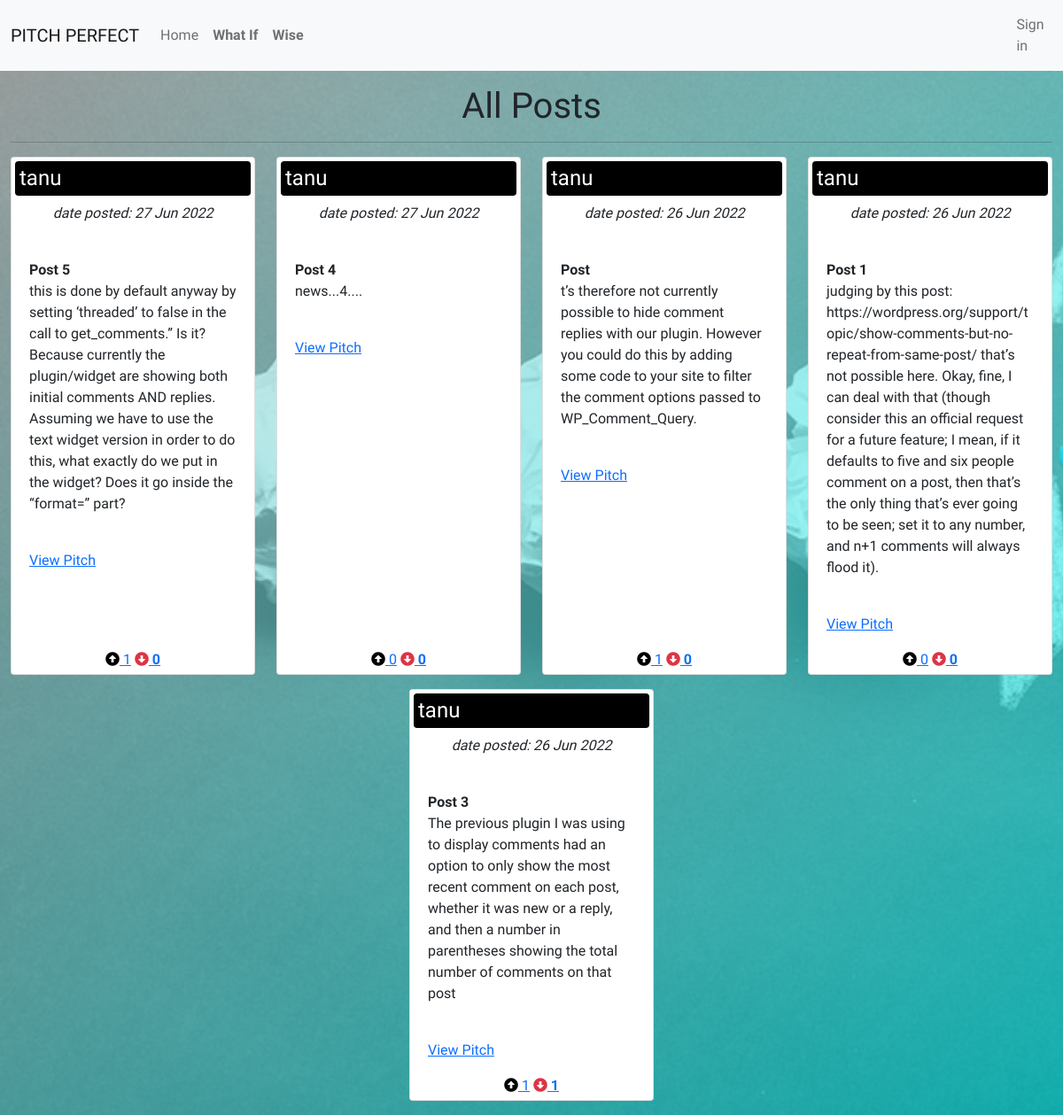
The page / on the database its author committed.
### app/models.py (models this page shows, shortened)
class Pitch(db.Model):
    __tablename__ = 'pitches'
    id = db.Column(db.Integer,primary_key = True)
    title = db.Column(db.String(255))
    content = db.Column(db.String(255))
    posted = db.Column(db.DateTime, index = True, default=datetime.utcnow)
    user_id = db.Column(db.Integer,db.ForeignKey("users.id"))
    category_id = db.Column(db.Integer, db.ForeignKey('categories.id')) #tels alchemy foreign key and is the primary key of roles
    up_vote = db.relationship('UpVote',backref = 'post',lazy = "dynamic")
    comment = db.relationship('Comments',backref = 'post',lazy = "dynamic")
    down_vote = db.relationship('DownVote',backref = 'post',lazy = "dynamic")

class User(UserMixin, db.Model): #arg helps connect  to db
    __tablename__ = 'users' #table name
    id = db.Column(db.Integer, primary_key = True)
    username = db.Column(db.String(255), index = True)
    email = db.Column(db.String(255), unique = True, index = True)
    bio = db.Column(db.String(255))
    profile_pic_path = db.Column(db.String(255))
    pass_secure = db.Column(db.String(255))
    pitch = db.relationship('Pitch',backref = 'user',lazy = "dynamic")
    @property #create write only class property password
    def password(self):
        raise AttributeError('You cannot read the password attribute') #we raise an attribute error to block access to the password property
    @password.setter
    def password(self, password):  #save hash to pass_secure column in database
        self.pass_secure = generate_password_hash(password)

### app/main/views.py (the view)
@main.route('/')
def index():
    pitches = Pitch.query.order_by(Pitch.posted.desc()).all()
    return render_template('index.html', pitches = pitches)

### app/templates/index.html (shortened to what this page needs)
{% extends 'base.html' %}
{% import 'macros.html' as macro%}
{% block main %}
<div class="container-fluid">
    <h1 class="text-center">All Posts</h1>
    <hr>
    <div class="row">
        {{ macro.displayPitches(pitches) }}
    </div>
</div>
{% endblock main %}

### app/templates/macros.html
{% macro displayPitches(pitches) %}
{% for pitch in pitches %}
<div class="col-md-3 mb-3 container">
    <div class="card text-justify p-md-1 h-100">
        <strong>
            <h4 class="card text-white bg-black p-1">{{pitch.user.username}}</h4>
        </strong>
        <em class="text-center p-0.2"> date posted: {{pitch.posted.strftime("%d %b %Y")}}</em>
        <br>
        <div class="card-body">
            <strong>{{pitch.title}}</strong>
            <br>
            <p>{{pitch.content}}</p>
            <br>
            <a href="{{url_for('main.pitch', id = pitch.id)}}">View Pitch</a>
        </div>
        <div class="m-lg-auto">
            <a href="{{url_for('main.upVote', id = pitch.id)}}"><i class="fas fa-arrow-alt-circle-up text-black"></i>
                <span>{{pitch.up_vote.count()}}</span></a>
            <a href="{{url_for('main.downVote', id = pitch.id)}}"> <i
                    class="fas fa-arrow-alt-circle-down text-danger"></i>
                <span><strong>{{pitch.down_vote.count()}}</strong></span></a>
        </div>
    </div>
</div>
<br>
{% endfor %}
{% endmacro %}

### app/static/css/style.css (style rules this page uses)
* { margin: 0; padding: 0; font-family: 'Exo 2', sans-serif; box-sizing: border-box; text-decoration: none; border: none; transition: all .3s linear; }
html { overflow-x: hidden; }
body { background: linear-gradient(135deg, rgba(202, 202, 202, 0.6), rgba(0, 255, 255, 0.600)), url("../img/bgg.jpg"); background-size: cover; }

### rows shown on the page
Pitch: user.username "tanu", posted "27 Jun 2022", title "Post 5", content "this is done by default anyway by setting ‘threaded’ to false in the call to get_comments.” Is it? Because currently the plugin/widget are showing both initial comments AND replies. Assuming we have to use the text widget version in order to do this, what exactly do we put in the widget? Does it go inside the “format=” part?", up_vote.count "1", down_vote.count "0"
Pitch: user.username "tanu", posted "27 Jun 2022", title "Post 4", content "news...4....", up_vote.count "0", down_vote.count "0"
Pitch: user.username "tanu", posted "26 Jun 2022", title "Post", content "t’s therefore not currently possible to hide comment replies with our plugin. However you could do this by adding some code to your site to filter the comment options passed to WP_Comment_Query.", up_vote.count "1", down_vote.count "0"
Pitch: user.username "tanu", posted "26 Jun 2022", title "Post 1", content "judging by this post: https://wordpress.org/support/topic/show-comments-but-no-repeat-from-same-post/ that’s not possible here. Okay, fine, I can deal with that (though consider this an official request for a future feature; I mean, if it defaults to five and six people comment on a post, then that’s the only thing that’s ever going to be seen; set it to any number, and n+1 comments will always flood it).", up_vote.count "0", down_vote.count "0"
Pitch: user.username "tanu", posted "26 Jun 2022", title "Post 3", content "The previous plugin I was using to display comments had an option to only show the most recent comment on each post, whether it was new or a reply, and then a number in parentheses showing the total number of comments on that post", up_vote.count "1", down_vote.count "1"
